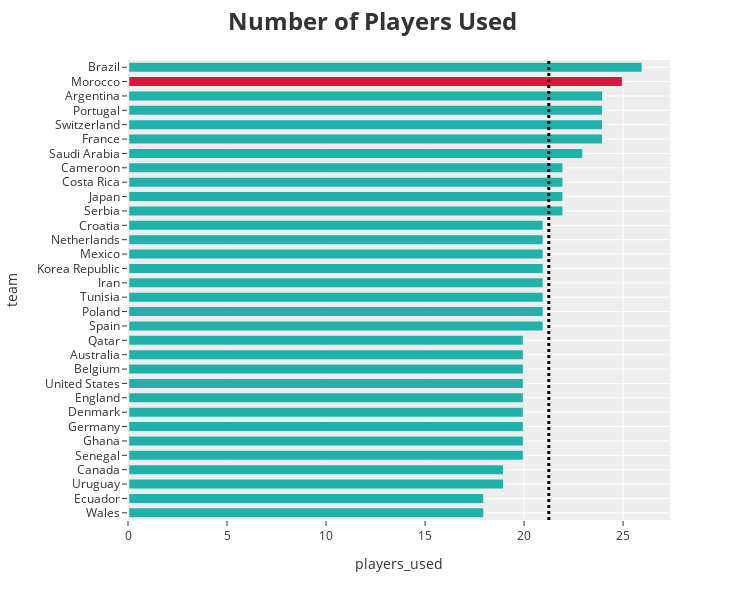

The code cell stored with this chart in its notebook:
### Markdown cell above
Observation: Number of players used is `32`

### Code cell
fig = px.bar(team.sort_values('players_used', ascending = True), 
            y="team", x="players_used",color=None,
            width=750, 
            height=600,
            )
fig.update_layout(
            template='ggplot2',
            title="<b>Number of Players Used <b>",
            titlefont={'size':24},
)
age_avg = np.mean(team['players_used'])

fig.add_shape( 
    type="line", line_color="black", line_width=3, opacity=1, line_dash="dot",
    y0=0, y1=1, yref="paper", x0=age_avg, x1=age_avg, xref="x"
)
colors = ['lightseagreen',] * 32 
colors[30] = 'crimson' 


fig.update_traces(marker_color=colors, marker_line_color=None,
                marker_line_width=2.5, opacity=None)
fig.show()

### Figure 1 — Plotly figure (JSON) as saved in the notebook; plotly's stock layout.template omitted (floating-point values rounded to 4 significant figures)
{"data": [{"alignmentgroup": "True", "hovertemplate": "players_used=%{x}<br>team=%{y}<extra></extra>", "legendgroup": "", "marker": {"color": ["lightseagreen", "lightseagreen", "lightseagreen", "lightseagreen", "lightseagreen", "lightseagreen", "lightseagreen", "lightseagreen", "lightseagreen", "lightseagreen", "lightseagreen", "lightseagreen", "lightseagreen", "lightseagreen", "lightseagreen", "lightseagreen", "lightseagreen", "lightseagreen", "lightseagreen", "lightseagreen", "lightseagreen", "lightseagreen", "lightseagreen", "lightseagreen", "lightseagreen", "lightseagreen", "lightseagreen", "lightseagreen", "lightseagreen", "lightseagreen", "crimson", "lightseagreen"], "line": {"width": 2.5}, "pattern": {"shape": ""}}, "name": "", "offsetgroup": "", "orientation": "h", "showlegend": false, "textposition": "auto", "type": "bar", "x": [18, 18, 19, 19, 20, 20, 20, 20, 20, 20, 20, 20, 20, 21, 21, 21, 21, 21, 21, 21, 21, 22, 22, 22, 22, 23, 24, 24, 24, 24, 25, 26], "xaxis": "x", "y": ["Wales", "Ecuador", "Uruguay", "Canada", "Senegal", "Ghana", "Germany", "Denmark", "England", "United States", "Belgium", "Australia", "Qatar", "Spain", "Poland", "Tunisia", "Iran", "Korea Republic", "Mexico", "Netherlands", "Croatia", "Serbia", "Japan", "Costa Rica", "Cameroon", "Saudi Arabia", "France", "Switzerland", "Portugal", "Argentina", "Morocco", "Brazil"], "yaxis": "y"}], "layout": {"barmode": "relative", "height": 600, "legend": {"tracegroupgap": 0}, "margin": {"t": 60}, "shapes": [{"line": {"color": "black", "dash": "dot", "width": 3}, "opacity": 1, "type": "line", "x0": 21.25, "x1": 21.25, "xref": "x", "y0": 0, "y1": 1, "yref": "paper"}], "title": {"font": {"size": 24}, "text": "<b>Number of Players Used <b>"}, "width": 750, "xaxis": {"anchor": "y", "domain": [0, 1], "title": {"text": "players_used"}}, "yaxis": {"anchor": "x", "domain": [0, 1], "title": {"text": "team"}}}}
